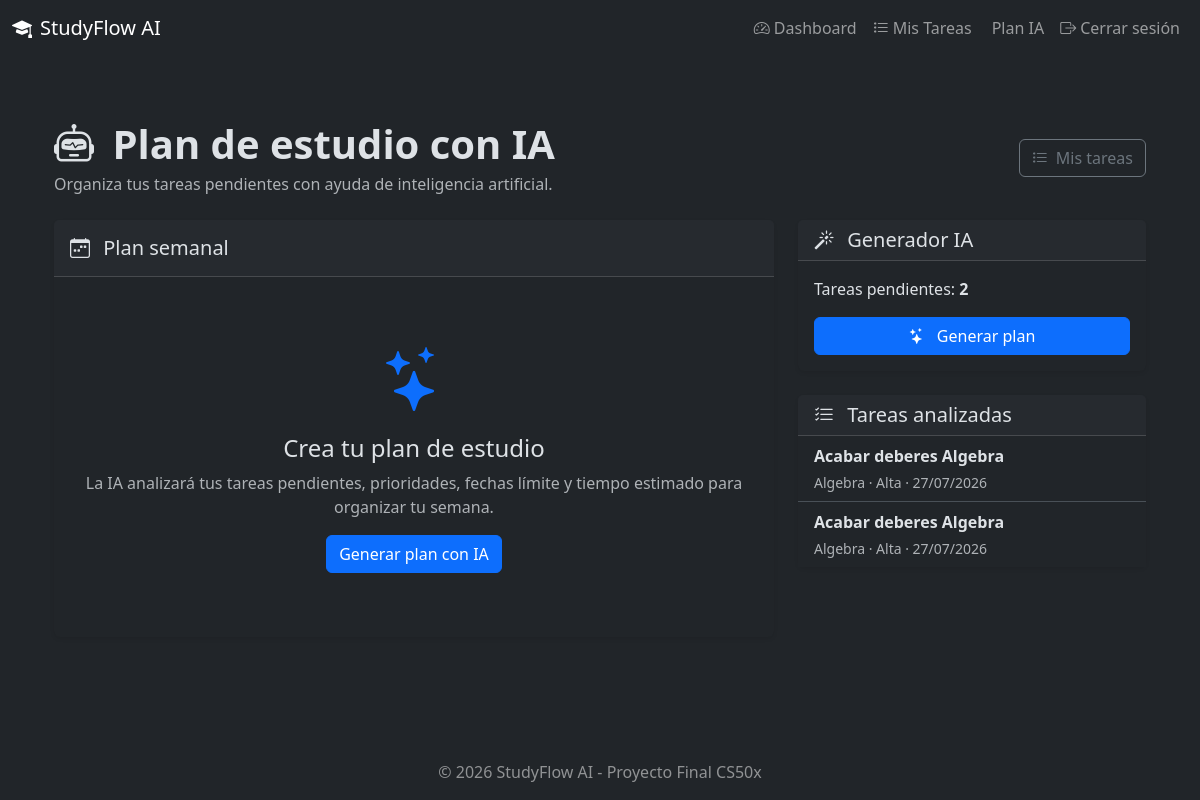
Page /ai/plan (signed in) on the earlier database version.
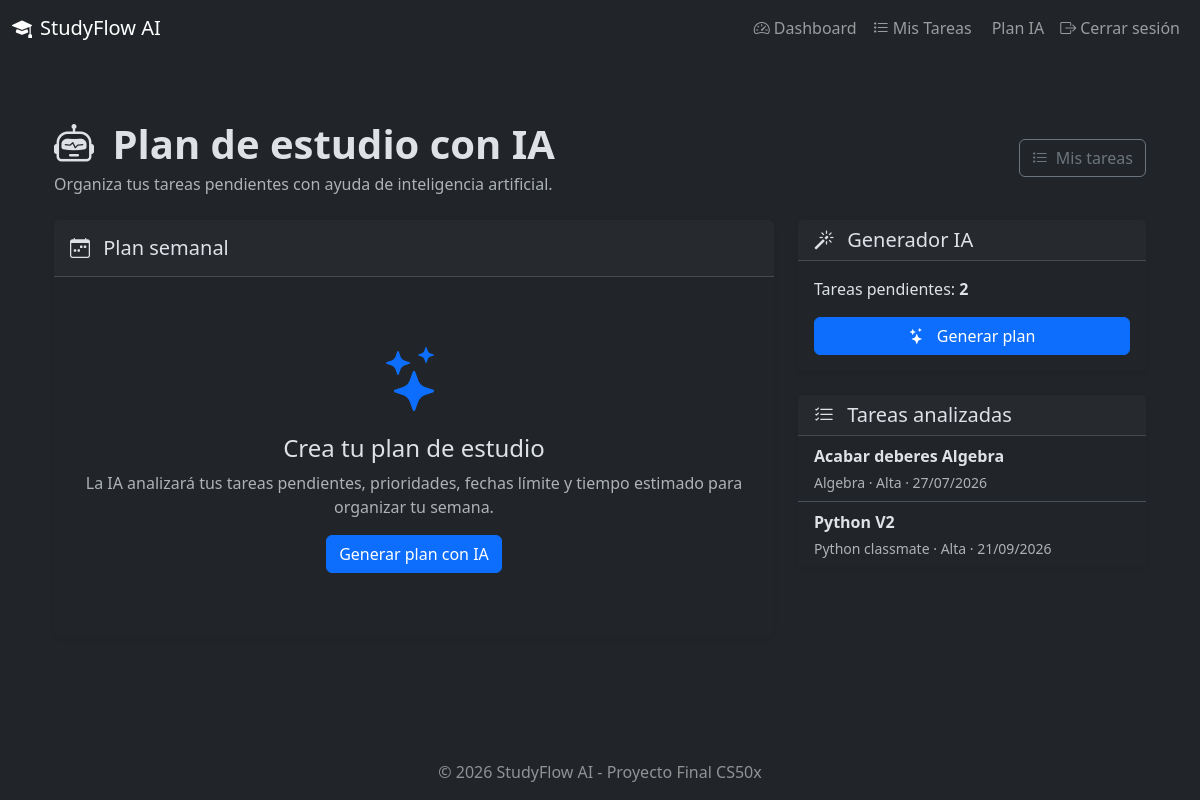
Same page on the later database version.
### models.py (models this page shows, shortened)
class Task(db.Model):
    __tablename__ = "tasks"
    id = db.Column(db.Integer, primary_key=True)
    title = db.Column(db.String(200), nullable=False)
    description = db.Column(db.Text, nullable=True)
    subject = db.Column(db.String(100), nullable=False)
    priority = db.Column(
        db.String(20),
        nullable=False,
        default="medium"
    )
    due_date = db.Column(db.Date, nullable=True)
    estimated_time = db.Column(db.Integer, nullable=True)
    completed = db.Column(db.Boolean, default=False)
    created_at = db.Column(db.DateTime, default=datetime.utcnow)
    user_id = db.Column(
        db.Integer,
        db.ForeignKey("users.id"),
        nullable=False
    )
    def get_priority_label(self):
        labels = {
            "low": "Baja",
            "medium": "Media",
            "high": "Alta"
        }
        return labels.get(self.priority, "Media")

### routes/ai.py (the view)
@ai_bp.route('/plan')
@login_required
def plan():
    tasks = Task.query.filter_by(user_id=current_user.id, completed=False).all()
    return render_template('ai_plan.html', tasks=tasks, plan=None)

### app.py (called while the page is built)
def create_app():
    app = Flask(__name__)
    app.config.from_object(Config)
    db.init_app(app)
    login_manager.init_app(app)
    csrf.init_app(app)
    app.register_blueprint(auth_bp, url_prefix='/auth')
    app.register_blueprint(tasks_bp, url_prefix='/tasks')
    app.register_blueprint(dashboard_bp, url_prefix='/dashboard')
    app.register_blueprint(ai_bp, url_prefix='/ai')
    @login_manager.user_loader
    def load_user(user_id):
        return User.query.get(int(user_id))
    @app.errorhandler(404)
    def not_found(error):
        return render_template('404.html'), 404
    @app.errorhandler(500)
    def internal_error(error):
        db.session.rollback()
        return render_template('500.html'), 500
    @app.route('/')
    def index():
        return render_template('index.html')
    return app

### templates/ai_plan.html (shortened to what the changed rows need)
{% extends "base.html" %}
{% block content %}
<div class="container py-4">
    <div class="d-flex justify-content-between align-items-center mb-4">
        <div>
            <h1 class="fw-bold mb-1">
                <i class="bi bi-robot me-2"></i>
                Plan de estudio con IA
            </h1>
        </div>
    </div>
    <div class="row g-4">
        <div class="col-lg-4">
            <div class="card shadow-sm">
                <div class="card-body p-0">
                    <ul class="list-group list-group-flush">
                        {% for task in tasks %}
                            <li class="list-group-item">
                                <div class="fw-semibold">
                                    {{ task.title }}
                                </div>
                                <div class="small text-muted mt-1">
                                    {{ task.subject }}
                                    ·
                                    {{ task.get_priority_label() }}
                                    {% if task.due_date %}
                                        · {{ task.due_date.strftime('%d/%m/%Y') }}
                                    {% endif %}
                                </div>
                            </li>
                        {% else %}
                            <li class="list-group-item text-muted">
                                No hay tareas pendientes.
                            </li>
                        {% endfor %}
                    </ul>
                </div>
            </div>
        </div>
    </div>
</div>
{% endblock %}

Differences in the rows shown:
no longer on this page (row edited): Task: title "Acabar deberes Algebra", subject "Algebra", get_priority_label "Alta", due_date "27/07/2026"
added Task: title "Python V2", subject "Python classmate", get_priority_label "Alta", due_date "21/09/2026"
